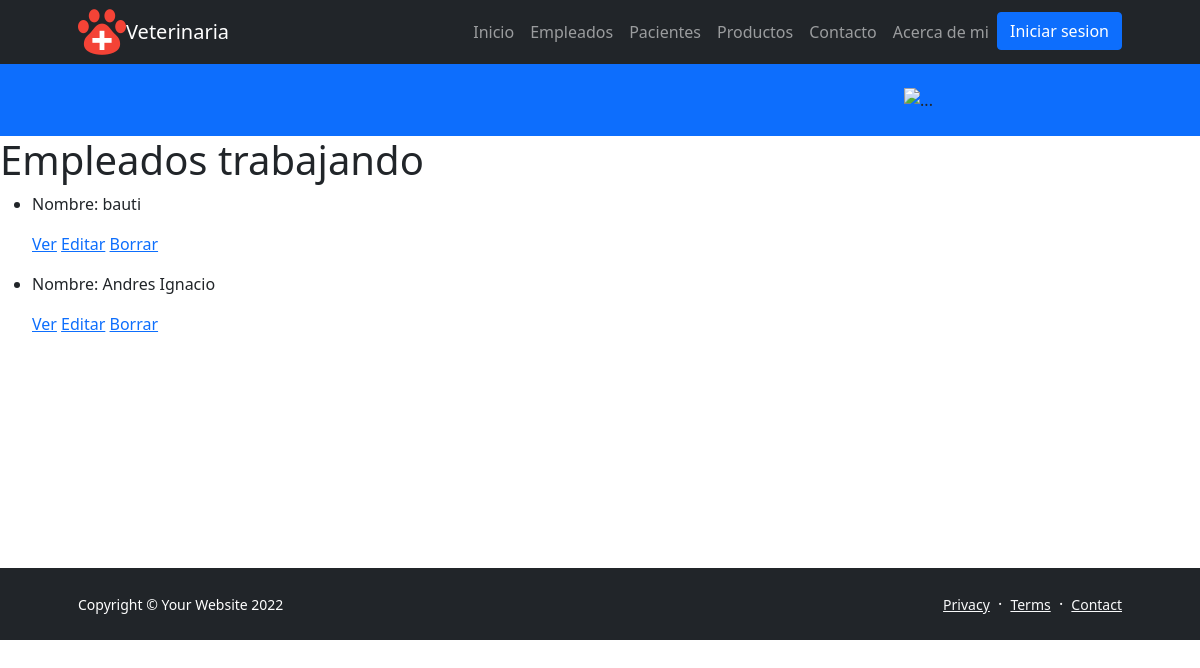
/empleados/list/, run on an earlier commit of the app's database.
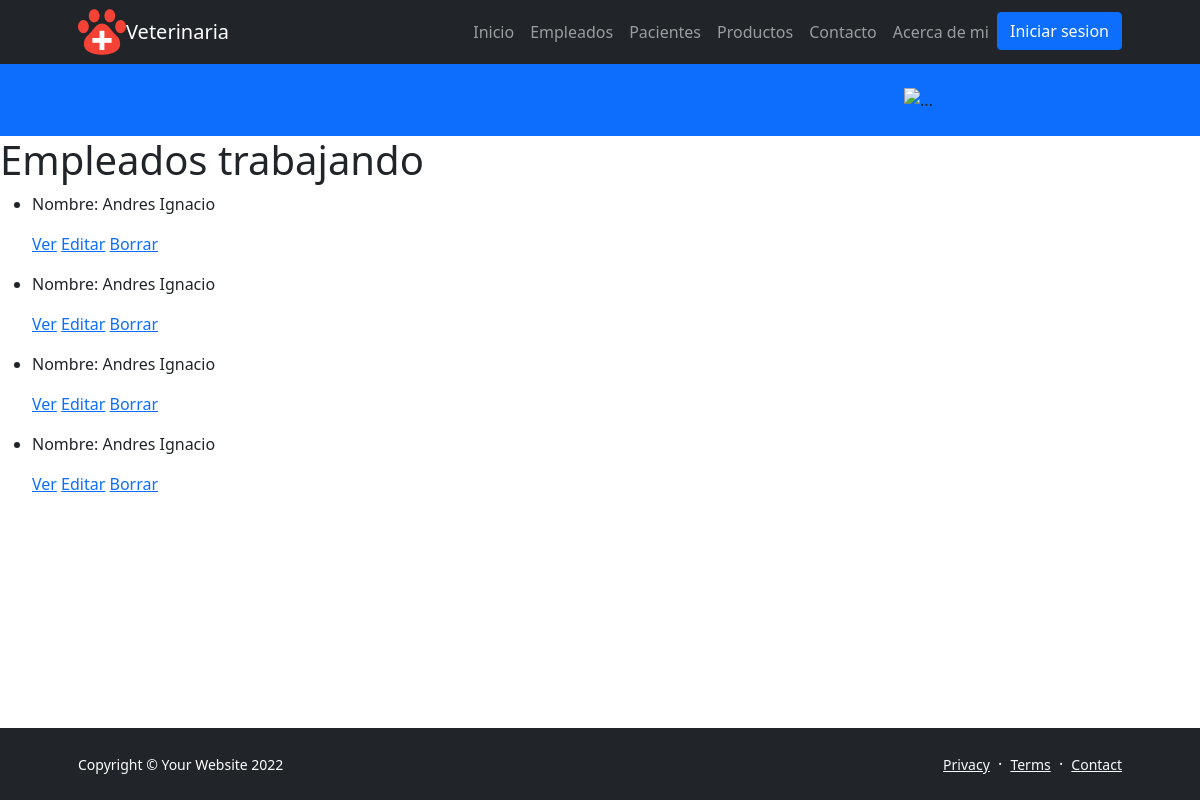
And on a later commit of the database.
### veterinaria/models.py (models this page shows, shortened)
class Empleados(models.Model):
    nombre=models.CharField(max_length=50)
    apellido=models.CharField(max_length=50)
    dni = models.IntegerField(primary_key=True)
    telefono = models.IntegerField(null=True)
    cargo = models.CharField(max_length=50)
    email = models.EmailField(max_length=254,null=True)

### veterinaria/views.py (the view)
class EmpleadosList(ListView , LoginRequiredMixin):
    model = Empleados
    template_name = 'veterinaria/empleados_funciones/empleados_list.html'
    context_object_name = 'empleados'

### veterinaria/templates/veterinaria/empleados_funciones/empleados_list.html
<!DOCTYPE html>
{% extends 'veterinaria/padre.html' %}
{% block main_content %}
    <h1>Empleados trabajando</h1>
    <ul>
        {% for empleado in object_list %}
        <li>
            <p>Nombre: {{empleado.nombre}}</p>
            <p>
                <a href="{%url 'empleados_detail' empleado.dni%}">Ver</a>
                <a href="{%url 'empleados_update' empleado.dni%}">Editar</a>
                <a href="{%url 'empleados_delete' empleado.dni%}">Borrar</a>
            </p>
        </li>
        {%endfor%}
    </ul>
<br><br><br><br><br><br><br><br><br>
{% endblock %}

What changed in the data, as far as the page shows it:
removed Empleados: nombre "bauti"
added Empleados: nombre "Andres Ignacio"
added Empleados: nombre "Andres Ignacio"
added Empleados: nombre "Andres Ignacio"
